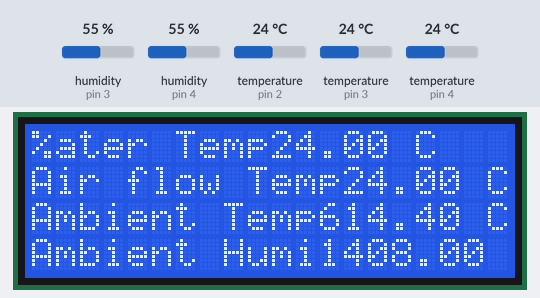
This sketch was run on a simulated Arduino Uno, built with avr-gcc and run on an emulated ATmega328P. Parts: 20×4 character LCD. Wiring (inferred from the names in the program): 2 × DHT11 sensor: data pin 3 / data pin 4. The test bench sets the inputs (shaded band); at power-on: humidity (sensors on pin 3, pin 4) 55 %, temperature (sensors on pin 3, pin 2, pin 4) 24 °C.

Above: at 3.1 s.
3.2 s: humidity (sensor on pin 3) set to 22 %
At 5.2 s:
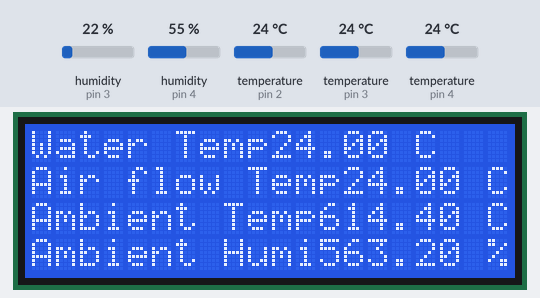
6.5 s: temperature (sensor on pin 3) set to 41 °C
At 10.4 s:
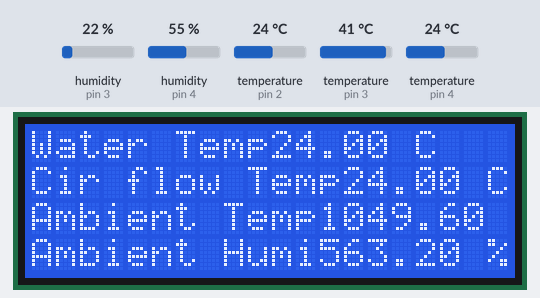
11.1 s: humidity (sensor on pin 3) set to 40 %
At 15.6 s:
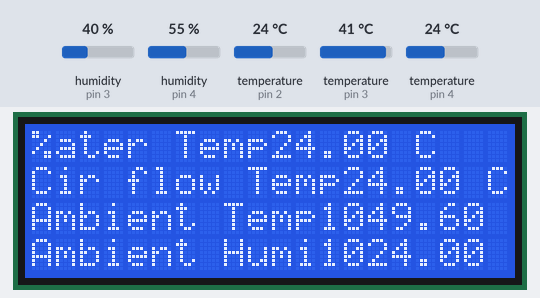
15.9 s: temperature (sensor on pin 2) set to 12 °C
At 18.2 s:
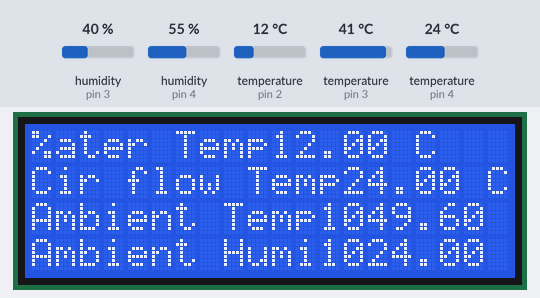
19.2 s: temperature (sensor on pin 4) set to 12 °C
At 22.3 s:
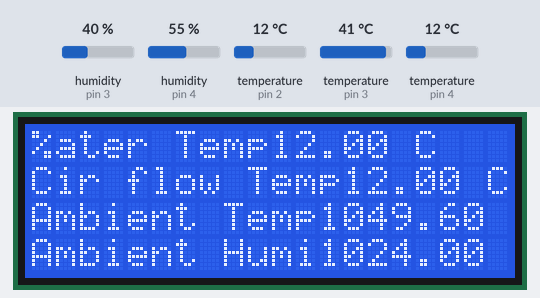
23.1 s: temperature (sensor on pin 3) set to 12 °C
At 28.71 s:
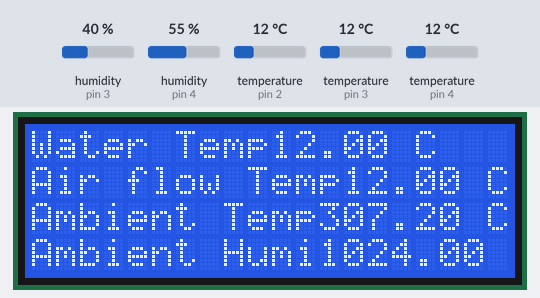
Timing chart, 0 to 30.2 s (numbered marks = the images above; inputs shaded):
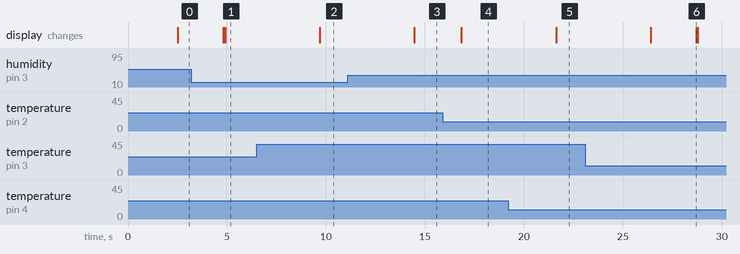

Measured:
- after the input at 3.2 s, the display: first differs from a run without the input after 1.7 s (image 1)
- after the input at 6.5 s, the display: changes after 3.2 s (image 2)
- after the input at 11.1 s, the display: changes after 3.4 s (image 3)
- after the input at 15.9 s, the display: changes after 0.95 s (image 4)
- after the input at 19.2 s, the display: changes after 2.4 s (image 5)
- after the input at 23.1 s, the display: first changes after 3.3 s (image 6 shows a later state)

The sketch:

DHT_DS1820_LCD.ino
```cpp
#include <Wire.h>
#include <LiquidCrystal_I2C.h>
#include "DHT.h"
#include <OneWire.h>
#include <DallasTemperature.h>
#define DHT11_PIN 4
#define DHT22_PIN 3
#define DS1820_PIN 2


DHT dht11(DHT11_PIN, DHT11);
DHT dht22(DHT22_PIN, DHT22);
LiquidCrystal_I2C lcd(0x3f, 20,4);
OneWire oneWire(DS1820_PIN);
DallasTemperature sensors(&oneWire);

void setup()
{
	// initialize the LCD
	lcd.begin();
  dht11.begin();
  dht22.begin();
  sensors.begin();
  lcd.setCursor(0, 0);
  lcd.print("Water Temp:");
  lcd.setCursor(0, 1);
  lcd.print("Air flow Temp:");
  lcd.setCursor(0, 2);
  lcd.print("Ambient Temp:");
  lcd.setCursor(0, 3);
  lcd.print("Ambient Humi:");
}

void loop()
{
	 delay(1000);

  float Ambient_Humi = dht22.readHumidity();
  float Ambient_Temp = dht22.readTemperature();
  float Air_flow_Temp = dht11.readTemperature();;

  // Check if any reads failed and exit early (to try again).
  if (isnan(Ambient_Humi) || isnan(Ambient_Temp)||isnan(Air_flow_Temp) ) {
    //Serial.println("Failed to read from DHT sensor!");
    return;
  }

  sensors.requestTemperatures(); // Send the command to get temperatures
	lcd.setCursor(0, 0);
  lcd.print("Water Temp");
  lcd.print((sensors.getTempCByIndex(0)));
  lcd.print(" C");
  lcd.setCursor(0, 1);
  lcd.print("Air flow Temp");
  lcd.print(Air_flow_Temp);
  lcd.print(" C");
  lcd.setCursor(0, 2);
  lcd.print("Ambient Temp");
  lcd.print(Ambient_Temp);
  lcd.print(" C");
  lcd.setCursor(0, 3);
  lcd.print("Ambient Humi");
  lcd.print(Ambient_Humi);
  lcd.print(" %");

}
```

DHT.h
```cpp
// (licence header left out)
#ifndef DHT_H
#define DHT_H

#if ARDUINO >= 100
 #include "Arduino.h"
#else
 #include "WProgram.h"
#endif


// Uncomment to enable printing out nice debug messages.
//#define DHT_DEBUG

// Define where debug output will be printed.
#define DEBUG_PRINTER Serial

// Setup debug printing macros.
#ifdef DHT_DEBUG
  #define DEBUG_PRINT(...) { DEBUG_PRINTER.print(__VA_ARGS__); }
  #define DEBUG_PRINTLN(...) { DEBUG_PRINTER.println(__VA_ARGS__); }
#else
  #define DEBUG_PRINT(...) {}
  #define DEBUG_PRINTLN(...) {}
#endif

// Define types of sensors.
#define DHT11 11
#define DHT22 22
#define DHT21 21
#define AM2301 21


class DHT {
  public:
   DHT(uint8_t pin, uint8_t type, uint8_t count=6);
   void begin(void);
   float readTemperature(bool S=false, bool force=false);
   float convertCtoF(float);
   float convertFtoC(float);
   float computeHeatIndex(float temperature, float percentHumidity, bool isFahrenheit=true);
   float readHumidity(bool force=false);
   boolean read(bool force=false);

 private:
  uint8_t data[5];
  uint8_t _pin, _type;
  #ifdef __AVR
    // Use direct GPIO access on an 8-bit AVR so keep track of the port and bitmask
    // for the digital pin connected to the DHT.  Other platforms will use digitalRead.
    uint8_t _bit, _port;
  #endif
  uint32_t _lastreadtime, _maxcycles;
  bool _lastresult;

  uint32_t expectPulse(bool level);

};

class InterruptLock {
  public:
   InterruptLock() {
    noInterrupts();
   }
   ~InterruptLock() {
    interrupts();
   }

};

#endif
```
